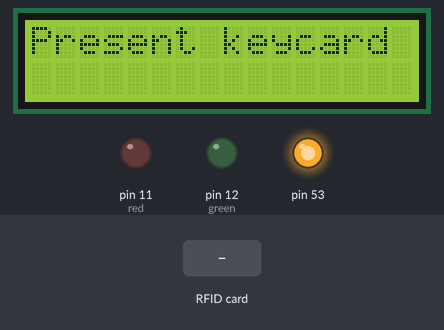
A sketch run on a simulated Arduino Mega 2560, built with avr-gcc and run on an emulated ATmega2560. Shown: 16×2 character LCD, output pins drawn as LEDs (lit = HIGH). Inputs (shaded band) come from the test bench. What the sketch prints to the serial monitor is not drawn.

Above: at 1.3 s.
1.4 s: RFID card 12 1A D4 13 held to the reader
At 1.8 s:
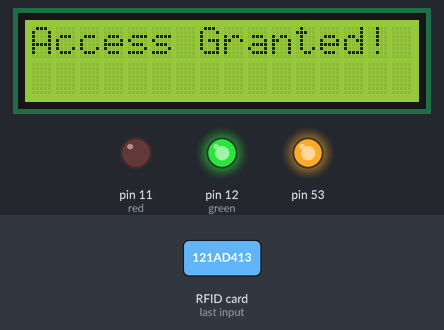
At 2.7 s:
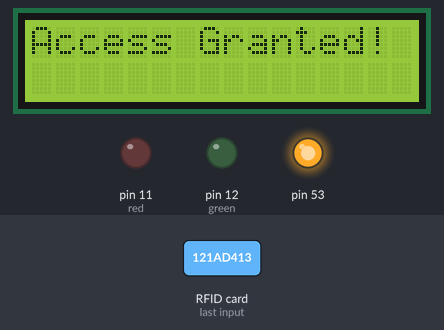
4.4 s: RFID card 5E 7A 19 C4 held to the reader
At 5.7 s:
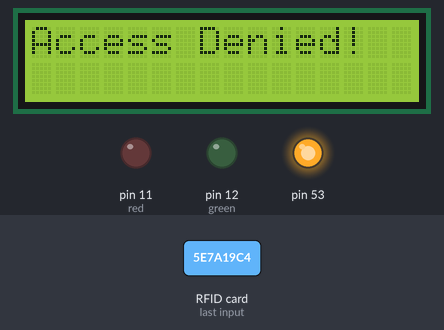
Timing chart, 0 to 7.4 s (numbered marks = the images above; inputs shaded):
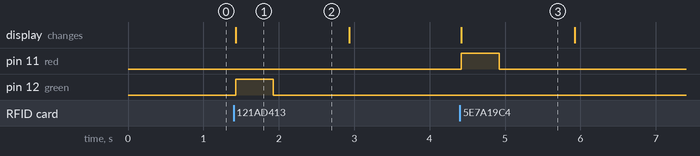

Measured:
- after the input at 1.4 s, pin 12 (green): LOW → HIGH at once, → LOW 0.50 s later; the display: changes at once (image 1)
- after the input at 4.4 s, pin 11 (red): LOW → HIGH at once, → LOW 0.50 s later; the display: changes at once (image 3)
- what the display in image 1 shows lasts 1.5 s, from 1.4 s to 2.9 s

The sketch:

SecurityLifeAlert.ino
```cpp
// LCD library
#include <LiquidCrystal.h>
// RFID library
#include <SPI.h>
#include <MFRC522.h>

// define SDA
#define SS_PIN 48
// define RST
#define RST_PIN 49
MFRC522 mfrc522(SS_PIN, RST_PIN);

// initialize LCD interface pin with the arduino pin number
const int rs = 2, en = 3, d4 = 4, d5 = 5, d6 = 6, d7 = 7;
// initalize LED pin
const int red = 11;
const int green = 12;

// create lcd object
LiquidCrystal lcd(rs, en, d4, d5, d6, d7);

  void setup() {
    // LCD's number of columns and rows:
    lcd.begin(16, 2);
    lcd.print("Present keycard to unlock...");

    // begin serial communication
    Serial.begin(9600);
    SPI.begin();

    // initalize MFRC522
    mfrc522.PCD_Init();

    // serial monitor
    Serial.println("Scan device...");

    // initialize LEDs
    pinMode(green, OUTPUT);
    pinMode(red, OUTPUT);
  }

  void loop() {

    if(!mfrc522.PICC_IsNewCardPresent()) {
      return;
    }

    if(!mfrc522.PICC_ReadCardSerial()) {
      return;
    }

    //Show UID on serial monitor
    Serial.print("UID tag :");
    String content= "";
    byte letter;
    for (byte i = 0; i < mfrc522.uid.size; i++)  {
       Serial.print(mfrc522.uid.uidByte[i] < 0x10 ? " 0" : " ");
       Serial.print(mfrc522.uid.uidByte[i], HEX);
       content.concat(String(mfrc522.uid.uidByte[i] < 0x10 ? " 0" : " "));
       content.concat(String(mfrc522.uid.uidByte[i], HEX));
    }

    Serial.println();
    Serial.print("Message : ");
    content.toUpperCase();
    if (content.substring(1) == "12 1A D4 13") { //change here the UID of the card/cards that you want to give access
      lcd.clear();
      lcd.print("Access Granted!");
      Serial.println("Authorized access");
      Serial.println();
      digitalWrite(green, HIGH);
      delay(500);
      digitalWrite(green, LOW);
      delay(1000);
      lcd.clear();
      lcd.print("Present keycard to unlock...");
    } else {
      lcd.clear();
      lcd.print("Access Denied!");
      Serial.println(" Access denied");
      digitalWrite(red, HIGH);
      delay(500);
      digitalWrite(red, LOW);
      delay(1000);
      lcd.clear();
      lcd.print("Present keycard to unlock...");
    }
    // set the cursor to column 0, line 1
    // (note: line 1 is the second row, since counting begins with 0):
    lcd.setCursor(0, 1);
  }
```
